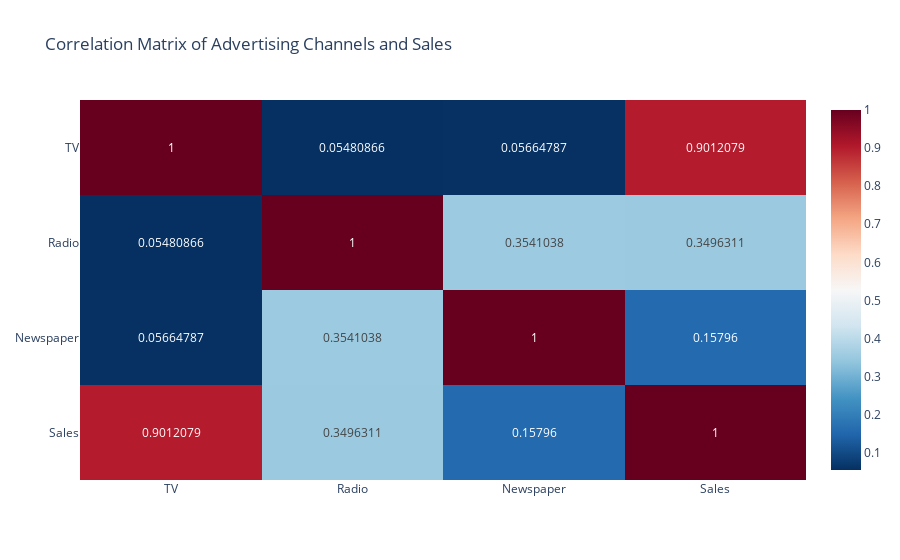

The code cell stored with this chart in its notebook:
### Markdown cell above
Exploratory Data Analysis (EDA)

### Code cell
# Create interactive correlation matrix
corr_matrix = df.corr()
fig = px.imshow(corr_matrix, 
                text_auto=True, 
                aspect="auto",
                title="Correlation Matrix of Advertising Channels and Sales",
                color_continuous_scale='RdBu_r')
fig.show()

### Figure 1 — Plotly figure (JSON) as saved in the notebook; plotly's stock layout.template omitted (floating-point values rounded to 4 significant figures)
{"data": [{"coloraxis": "coloraxis", "hovertemplate": "x: %{x}<br>y: %{y}<br>color: %{z}<extra></extra>", "name": "0", "texttemplate": "%{z}", "type": "heatmap", "x": ["TV", "Radio", "Newspaper", "Sales"], "xaxis": "x", "y": ["TV", "Radio", "Newspaper", "Sales"], "yaxis": "y", "z": [[1.0, 0.05481, 0.05665, 0.9012], [0.05481, 1.0, 0.3541, 0.3496], [0.05665, 0.3541, 1.0, 0.158], [0.9012, 0.3496, 0.158, 1.0]]}], "layout": {"coloraxis": {"colorscale": [[0, "rgb(5,48,97)"], [0.1, "rgb(33,102,172)"], [0.2, "rgb(67,147,195)"], [0.3, "rgb(146,197,222)"], [0.4, "rgb(209,229,240)"], [0.5, "rgb(247,247,247)"], [0.6, "rgb(253,219,199)"], [0.7, "rgb(244,165,130)"], [0.8, "rgb(214,96,77)"], [0.9, "rgb(178,24,43)"], [1, "rgb(103,0,31)"]]}, "title": {"text": "Correlation Matrix of Advertising Channels and Sales"}, "xaxis": {"anchor": "y", "domain": [0, 1]}, "yaxis": {"anchor": "x", "autorange": "reversed", "domain": [0, 1]}}}
